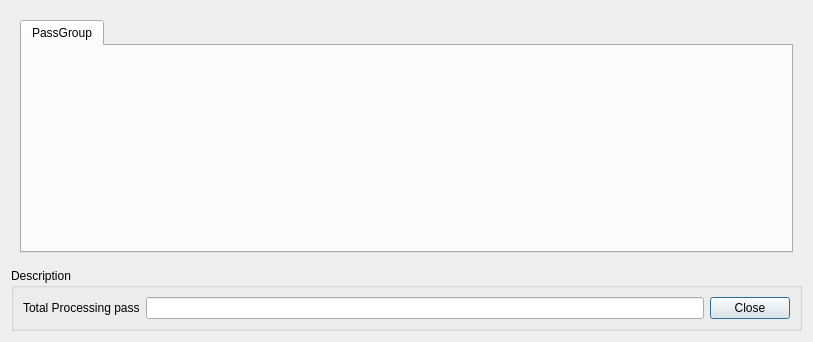
<?xml version="1.0" encoding="UTF-8"?>
<ui version="4.0">
 <class>ProcessingPassDialog</class>
 <widget class="QDialog" name="ProcessingPassDialog">
  <property name="geometry">
   <rect>
    <x>0</x>
    <y>0</y>
    <width>813</width>
    <height>342</height>
   </rect>
  </property>
  <property name="windowTitle">
   <string>Feicim - Processing Pass Viewer</string>
  </property>
  <layout class="QGridLayout">
   <item row="0" column="0">
    <widget class="QWidget" name="widget" native="true">
     <layout class="QGridLayout">
      <item row="0" column="0">
       <widget class="QTabWidget" name="tabwidget">
        <property name="currentIndex">
         <number>0</number>
        </property>
        <widget class="QWidget" name="tab">
         <attribute name="title">
          <string>PassGroup</string>
         </attribute>
         <layout class="QHBoxLayout"/>
        </widget>
       </widget>
      </item>
     </layout>
    </widget>
   </item>
   <item row="1" column="0">
    <widget class="QGroupBox" name="groupBox">
     <property name="title">
      <string>Description</string>
     </property>
     <layout class="QHBoxLayout">
      <item>
       <widget class="QLabel" name="label">
        <property name="text">
         <string>Total Processing pass</string>
        </property>
       </widget>
      </item>
      <item>
       <widget class="QLineEdit" name="lineEdit">
        <property name="readOnly">
         <bool>true</bool>
        </property>
       </widget>
      </item>
      <item>
       <widget class="QPushButton" name="closeButton">
        <property name="text">
         <string>Close</string>
        </property>
        <property name="icon">
         <iconset resource="Resources.qrc">
          <normaloff>:/icons/images/close.png</normaloff>:/icons/images/close.png</iconset>
        </property>
       </widget>
      </item>
     </layout>
    </widget>
   </item>
  </layout>
 </widget>
 <resources>
  <include location="Resources.qrc"/>
 </resources>
 <connections/>
</ui>
